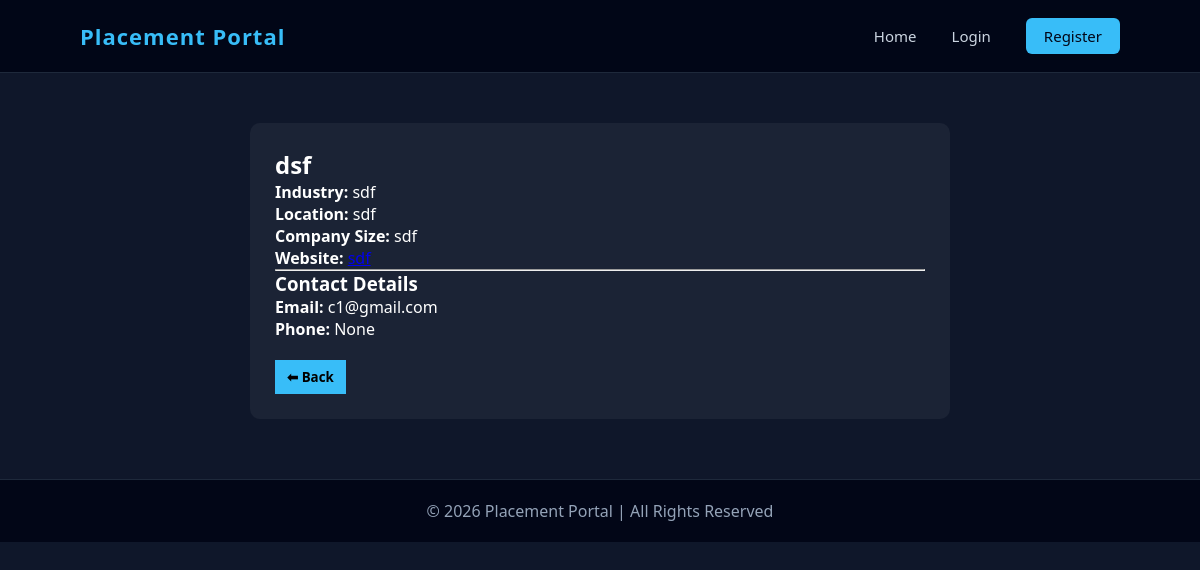
Page /company-details/1 on the earlier database version.
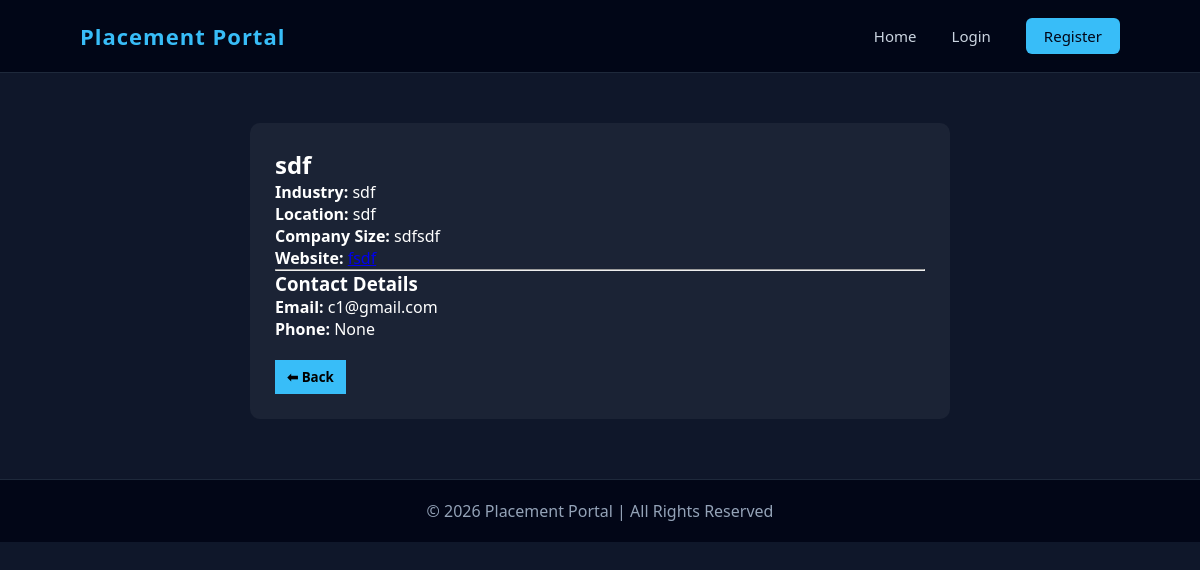
Same page on the later database version.
### app.py (models this page shows)
class CompanyProfile(db.Model):
    __tablename__ = "company_profiles"
    id = db.Column(db.Integer, primary_key=True)
    user_id = db.Column(
        db.Integer,
        db.ForeignKey("users.id"),
        nullable=False
    )
    company_name = db.Column(db.String(150))
    industry = db.Column(db.String(100))
    website = db.Column(db.String(150))
    location = db.Column(db.String(100))
    company_size = db.Column(db.String(50))
    user = db.relationship("User", back_populates="company_profile")
    jobs = db.relationship(
        "Job",
        back_populates="company"
    )

### app.py (the view)
@app.route("/company-details/<int:company_id>")
def company_details(company_id):
    company = CompanyProfile.query.filter_by(id=company_id).first()
    if not company:
        return "Company not found", 404
    return render_template(
        "company_details.html",
        company=company
    )

### templates/company_details.html (shortened to what this page needs)
{% extends "base.html" %}
{% block content %}
<div class="container">
    <div class="card">
        <h2>{{ company.company_name }}</h2>
        <p><b>Industry:</b> {{ company.industry }}</p>
        <p><b>Location:</b> {{ company.location }}</p>
        <p><b>Company Size:</b> {{ company.company_size }}</p>
        <p><b>Website:</b>
            <a href="{{ company.website }}" target="_blank">
                {{ company.website }}
            </a>
        </p>
        <hr>
        <h3>Contact Details</h3>
        <p><b>Email:</b> {{ company.user.email }}</p>
        <p><b>Phone:</b> {{ company.user.phone }}</p>
        <a href="/student_dashboard">
            <button class="back-btn">⬅ Back</button>
        </a>
    </div>
</div>
{% endblock %}

Differences in the rows shown:
changed CompanyProfile "sdf": company_name "dsf" → "sdf"; company_size "sdf" → "sdfsdf"; website "sdf" → "fsdf"
